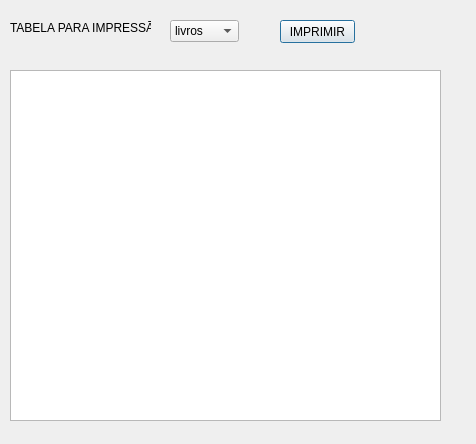
<?xml version="1.0" encoding="UTF-8"?>
<ui version="4.0">
 <class>Impressao</class>
 <widget class="QDialog" name="Impressao">
  <property name="geometry">
   <rect>
    <x>0</x>
    <y>0</y>
    <width>476</width>
    <height>444</height>
   </rect>
  </property>
  <property name="windowTitle">
   <string>Dialog</string>
  </property>
  <widget class="QComboBox" name="comboBox">
   <property name="geometry">
    <rect>
     <x>170</x>
     <y>20</y>
     <width>69</width>
     <height>22</height>
    </rect>
   </property>
   <item>
    <property name="text">
     <string>livros</string>
    </property>
   </item>
   <item>
    <property name="text">
     <string>livros_em_baixa</string>
    </property>
   </item>
   <item>
    <property name="text">
     <string>cadastro_pessoas</string>
    </property>
   </item>
  </widget>
  <widget class="QLabel" name="label">
   <property name="geometry">
    <rect>
     <x>10</x>
     <y>20</y>
     <width>141</width>
     <height>16</height>
    </rect>
   </property>
   <property name="text">
    <string>TABELA PARA IMPRESSÃO</string>
   </property>
  </widget>
  <widget class="QPushButton" name="pushButton">
   <property name="geometry">
    <rect>
     <x>280</x>
     <y>20</y>
     <width>75</width>
     <height>23</height>
    </rect>
   </property>
   <property name="text">
    <string>IMPRIMIR</string>
   </property>
  </widget>
  <widget class="QTableView" name="tableView">
   <property name="geometry">
    <rect>
     <x>10</x>
     <y>70</y>
     <width>431</width>
     <height>351</height>
    </rect>
   </property>
  </widget>
 </widget>
 <resources/>
 <connections/>
</ui>
